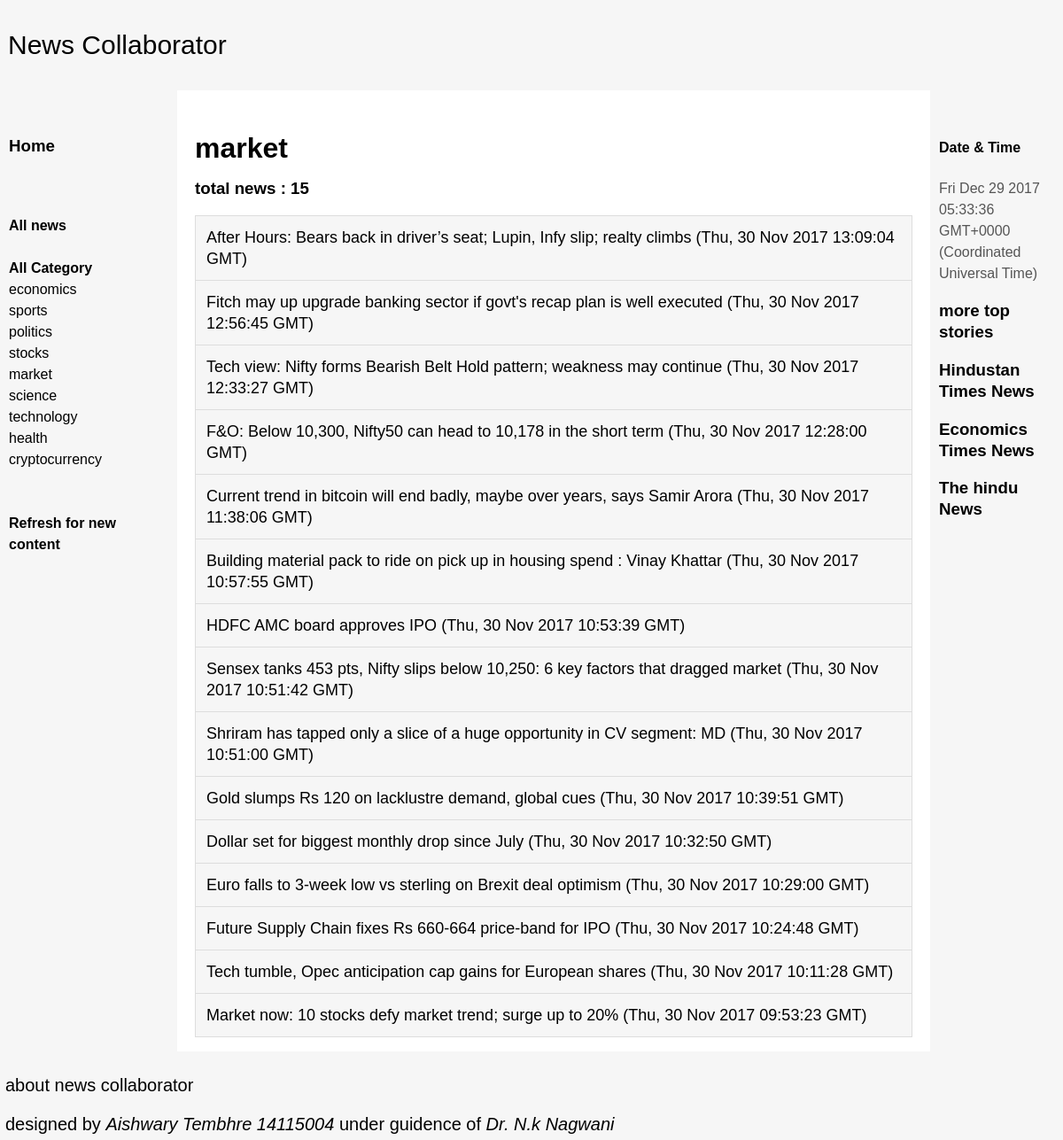
The app's page /catalog/market/ with its own data.
### catalog/models.py (models this page shows, shortened)
class News(models.Model):
    title = models.CharField(max_length=200)
    date = models.CharField(max_length=100)
    description = models.TextField(max_length=1000, help_text="Enter a brief description of the news")
    link = models.CharField(max_length=100, help_text="hfjhhj")
    category = models.CharField(Genre, max_length=100, help_text="Select a genre for this news")
    def get_absolute_url(self):
        return reverse('news-detail', args=[str(self.id)])

### catalog/views.py (the view)
def market(request):
    category_news = News.objects.filter(category="market")
    category_count = News.objects.filter(category="market").count()
    return render(
           request,
           'categories.html',
            context={'category_news':category_news,'category_count':category_count,'c':"market"},
    )

### catalog/templates/categories.html
{% extends "base_generic.html" %}
{% block content %}
    <h1>{{ c }}</h1>
    <h3>total news : {{ category_count }}</h3>
    {% if category_news %}
    <ul id="myUL">
      {% for news in category_news %}
      <li>
        <a href="{{ news.get_absolute_url }}",style="text-decoration=none">{{ news.title }}</a> ({{news.date}})
      </li>
      {% endfor %}
    </ul>
    {% else %}
      <p>There are no news available.</p>
    {% endif %}
{% endblock %}

### catalog/templates/base_generic.html (style rules this page uses)
body { min-width: 630px; }
body { margin: 0; padding: 0; font-family:Sans-serif; line-height: 1.5em; }
#myUL { list-style-type: none; text-decoration: none !important; padding: 0; margin: 0; }
#myUL li { border: 1px solid #ddd; margin-top: -1px; background-color: #f6f6f6; padding: 12px; text-decoration: none !important; font-size: 18px; color: black; display: block; }
a { text-decoration: none ; color:black; }

### records on screen
News: title "After Hours: Bears back in driver’s seat; Lupin, Infy slip; realty climbs", date "Thu, 30 Nov 2017 13:09:04 GMT"
News: title "Fitch may up upgrade banking sector if govt's recap plan is well executed", date "Thu, 30 Nov 2017 12:56:45 GMT"
News: title "Tech view: Nifty forms Bearish Belt Hold pattern; weakness may continue", date "Thu, 30 Nov 2017 12:33:27 GMT"
News: title "F&O: Below 10,300, Nifty50 can head to 10,178 in the short term", date "Thu, 30 Nov 2017 12:28:00 GMT"
News: title "Current trend in bitcoin will end badly, maybe over years, says Samir Arora", date "Thu, 30 Nov 2017 11:38:06 GMT"
News: title "Building material pack to ride on pick up in housing spend : Vinay Khattar", date "Thu, 30 Nov 2017 10:57:55 GMT"
News: title "HDFC AMC board approves IPO", date "Thu, 30 Nov 2017 10:53:39 GMT"
News: title "Sensex tanks 453 pts, Nifty slips below 10,250: 6 key factors that dragged market", date "Thu, 30 Nov 2017 10:51:42 GMT"
News: title "Shriram has tapped only a slice of a huge opportunity in CV segment: MD", date "Thu, 30 Nov 2017 10:51:00 GMT"
News: title "Gold slumps Rs 120 on lacklustre demand, global cues", date "Thu, 30 Nov 2017 10:39:51 GMT"
News: title "Dollar set for biggest monthly drop since July", date "Thu, 30 Nov 2017 10:32:50 GMT"
News: title "Euro falls to 3-week low vs sterling on Brexit deal optimism", date "Thu, 30 Nov 2017 10:29:00 GMT"
News: title "Future Supply Chain fixes Rs 660-664 price-band for IPO", date "Thu, 30 Nov 2017 10:24:48 GMT"
News: title "Tech tumble, Opec anticipation cap gains for European shares", date "Thu, 30 Nov 2017 10:11:28 GMT"
News: title "Market now: 10 stocks defy market trend; surge up to 20%", date "Thu, 30 Nov 2017 09:53:23 GMT"

### other values on screen
{{ c }} "market"
{{ category_count }} "15"
